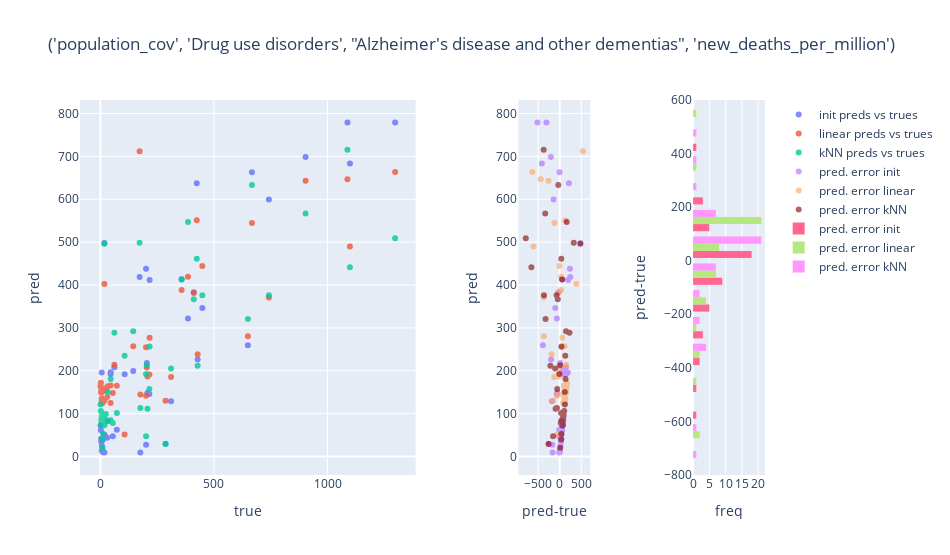

Notebook code for this chart:
### Code cell
type(plot_result(refined_datas_dict, list(refined_datas_dict.keys())[0], plot_along=["init", "linear"]))
